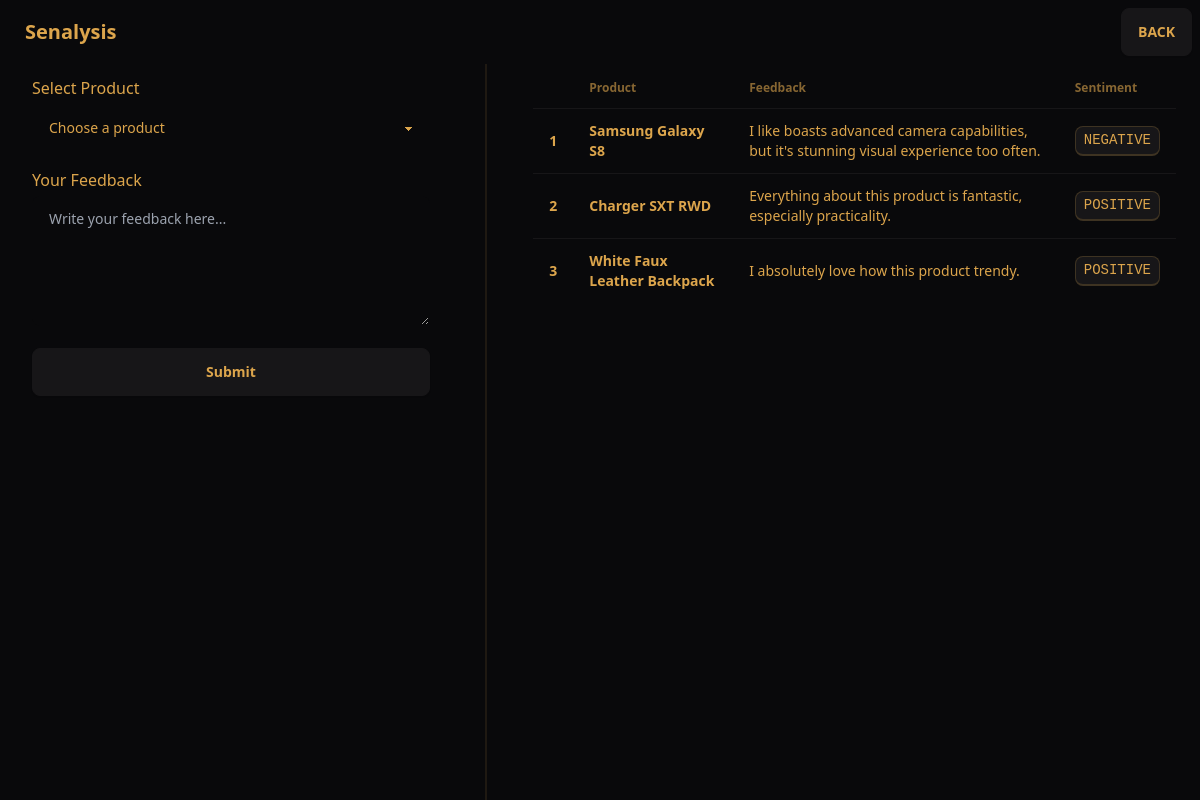
/user/39, run on the app's committed database.
### tables this page shows
CREATE TABLE "feedback" (
    fid INTEGER PRIMARY KEY AUTOINCREMENT,
    uid INTEGER,
    pid INTEGER,
    feedback TEXT,
    timestamp TEXT DEFAULT CURRENT_TIMESTAMP,
    sentiment TEXT,
    FOREIGN KEY (uid) REFERENCES users (uid),
    FOREIGN KEY (pid) REFERENCES products (pid)
);

CREATE TABLE products (
    pid INTEGER PRIMARY KEY AUTOINCREMENT,
    cid INTEGER,
    product TEXT,
    thumbnail TEXT,
    FOREIGN KEY (cid) REFERENCES companies (cid)
);

### app.py (the view)
@app.route("/user/<uid>")
def profile(uid):
    conn = dbConnection()
    cursor = conn.cursor()
    cursor.execute("SELECT fname, lname FROM users WHERE uid = ?", (uid,))
    user = cursor.fetchone()
    if not user:
        conn.close()
        return "User not found", 404
    cursor.execute("SELECT pid, product FROM products")
    products = cursor.fetchall()
    cursor.execute(
        """
        SELECT f.feedback, f.sentiment, p.product
        FROM feedback f
        JOIN products p ON f.pid = p.pid
        WHERE f.uid = ?
    """,
        (uid,),
    )
    feedbacks = cursor.fetchall()
    conn.close()
    return render_template(
        "user.html", user=user, products=products, feedbacks=feedbacks, uid=uid
    )

### app.py (called while the page is built)
def dbConnection():
    conn = sqlite3.connect(DATABASE)
    conn.row_factory = sqlite3.Row
    return conn

### templates/user.html (shortened to what this page needs)
{% extends "base.html" %} {% block content %}
<div class="flex min-h-screen">
  <div class="w-2/5 p-8">
    <h2 class="text-lg font-bold mb-4">Submit Feedback</h2>
    <form action="/submit" method="post" class="space-y-4">
      <div>
        <label for="product" class="block font-medium mb-1"
          >Select Product</label
        >
        <select
          id="product"
          name="product"
          class="select w-full max-w-full"
          required
        >
          <option disabled selected>Choose a product</option>
        </select>
      </div>
      <div>
        <label for="feedback" class="block font-medium mb-1"
          >Your Feedback</label
        >
        <textarea
          id="feedback"
          name="feedback"
          class="textarea w-full max-w-full"
          rows="4"
          placeholder="Write your feedback here..."
          required
        ></textarea>
      </div>
      <button type="submit" class="btn w-full">Submit</button>
    </form>
  </div>
  <div class="divider lg:divider-horizontal"></div>
  <div class="w-3/5 p-6">
    <h2 class="text-lg font-bold mb-4">Your Previous Feedbacks</h2>
    <div class="overflow-x-auto">
      <table class="table w-full">
        <thead>
          <tr>
            <th></th>
            <th>Product</th>
            <th>Feedback</th>
            <th>Sentiment</th>
          </tr>
        </thead>
        <tbody>
          {% for feedback in feedbacks %}
          <tr>
            <th>{{ loop.index }}</th>
            <td><b>{{ feedback.product }}</b></td>
            <td>{{ feedback.feedback }}</td>
            <td><kbd class="kbd">{{ feedback.sentiment }}</kbd></td>
          </tr>
          {% else %}
          <tr>
            <td colspan="4" class="text-center text-gray-600">
              No feedback submitted yet.
            </td>
          </tr>
          {% endfor %}
        </tbody>
      </table>
    </div>
  </div>
</div>
{% endblock %}

### templates/base.html (style rules this page uses)
:root { color-scheme: dark; --pc: 20% 0 0; --sc: 85.5163% 0.012821 261.069149; --ac: 87.3349% 0.010348 338.82597; --inc: 15.8122% 0.024356 237.133883; --suc: 15.6239% 0.038579 132.154381; --wac: 17.2255% 0.027305 102.89115; --erc: 14.3506% 0.035271 22.568916; --rounded-box: 1rem; --rounded-btn: 0.5rem; --rounded-badge: 1.9rem; --animation-btn: 0.25s; --animation-input: 0.2s; --btn-focus-scale: 0.95; --border-btn: 1px; --tab-border: 1px; --tab-radius: 0.5rem; --p: 100% 0 0; --s: 27.5815% 0.064106 261.069149; --a: 36.6744% 0.051741 338.82597; --n: 24.27% 0.057015 59.825019; --nc: 93.2033% 0.089631 90.861683; --b1: 14.0765% 0.004386 285.822869; --b2: 20.2191% 0.004211 308.22937; --b3: 29.8961% 0.003818 308.318612; --bc: 75.6879% 0.123666 76.890484; --in: 79.0612% 0.121778 237.133883; --su: 78.1197% 0.192894 132.154381; --wa: 86.1274% 0.136524 102.89115; --er: 71.7531% 0.176357 22.568916; }

### data on the page
feedback: product "Samsung Galaxy S8", feedback "I like boasts advanced camera capabilities, but it's stunning visual experience too often.", sentiment "NEGATIVE"
feedback: product "Charger SXT RWD", feedback "Everything about this product is fantastic, especially practicality.", sentiment "POSITIVE"
feedback: product "White Faux Leather Backpack", feedback "I absolutely love how this product trendy.", sentiment "POSITIVE"
